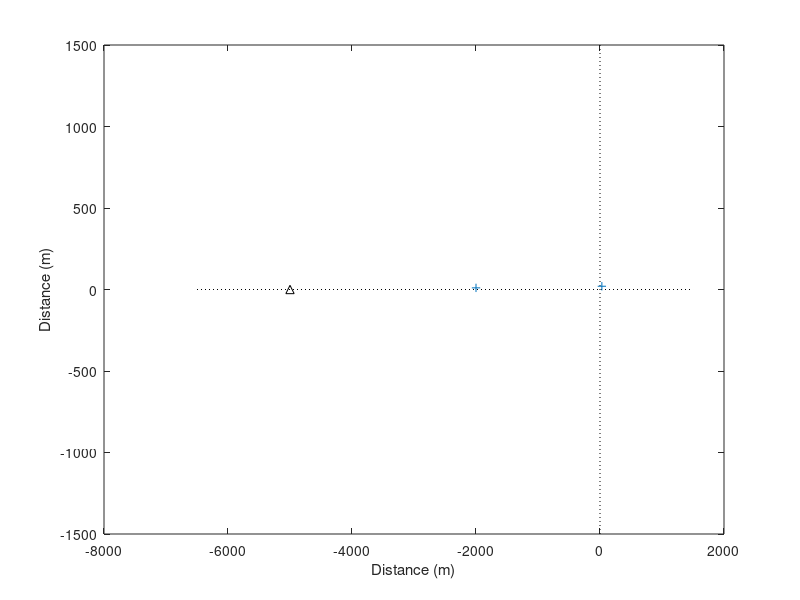
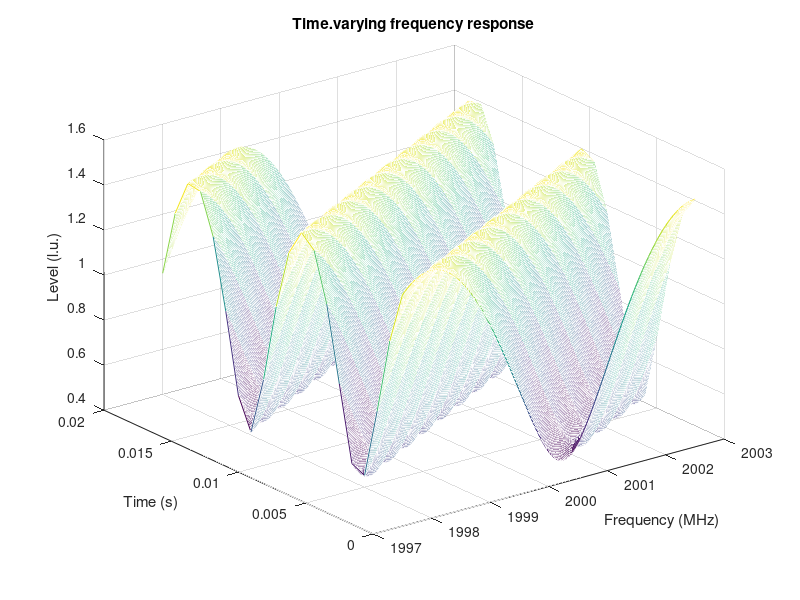
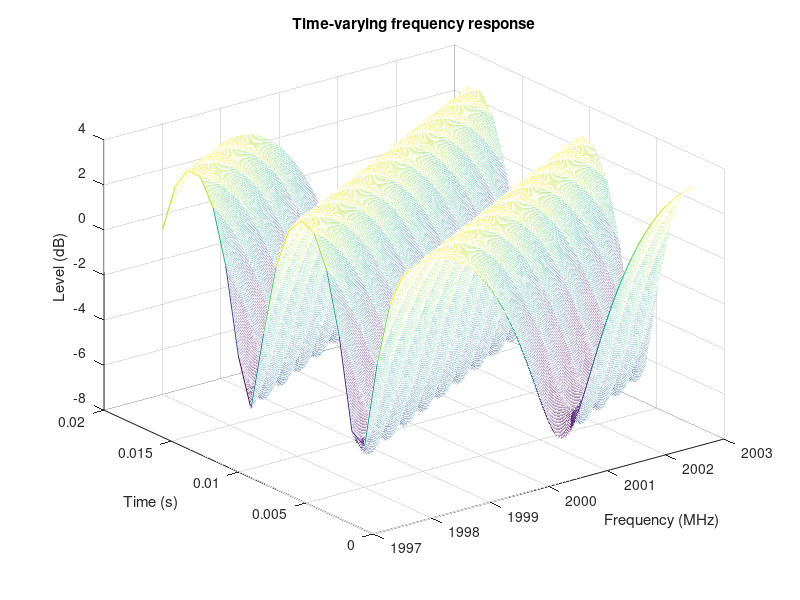
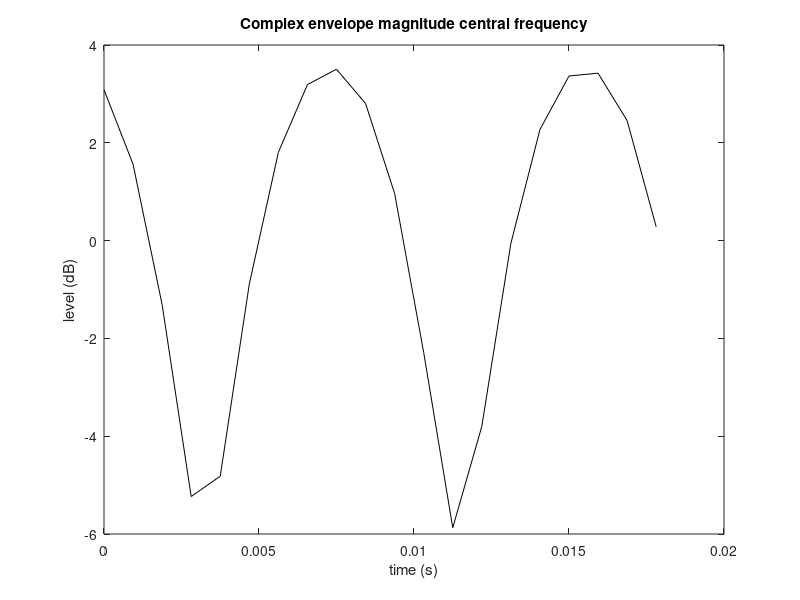

Write MATLAB code to recreate these figures, in order.
%
% project711  % short delay
%
% Initialize ============================================================
clear
close all
clc
warning off MATLAB:divideByZero
% basic inputs ==========================================================

fc=2000;         % MHz  Carrier frequency
F=16;            % sampling rate: fraction of wave length
V=10;            %  m/s MS1 speed 
NFFT=1024;       % Number of points in FFT
Nsamples=20;    % Number of time/route samples 

% =======================================================================
% Frequency inputs

step_f=0.01;                % Freq axis step MHz
faxis=[1997.5:step_f:2002.5];    % Freq axis in  MHz

% geometry inputs ========================================================

dBS=5000;     
angleBS=180;
BSx=dBS*cosd(angleBS) % location of transmitter (BS) x-coordinate
BSy=dBS*sind(angleBS)  % location of transmitter (BS) y-coordinate

% Plot BS =========================================

fig=figure;
plot(BSx,BSy,'k^'), hold on

% indirect parameters ===================================================

lambdac=300/fc;    % m wavelength
Dx=lambdac/F;      % m sampling spacing 
ts=Dx/V;           % s time sampling interval
fs=1/ts;           % Hz sampling frequency
kc=2*pi/lambdac;   % propagation constant
fm=V/lambdac       % max Doppler shift
cc=3e8;            % speed of light
timeaxis=ts.*[0:Nsamples-1];

% ========================================================================
% Plot MS
MS0=-V*timeaxis(end)/2;   % initial location of receiver (MS) x-coordinate

MSx=MS0+V.*timeaxis;    % MS route along x-axis
MSy=zeros(Nsamples,1);  % MS route along x-axis (y=0)
plot(MSx,MSy,'k','LineWidth',5)

MINx=min(min(BSx,MSx))-1500;
MAXx=max(max(BSx,MSx))+1500;
MINy=min(min(BSy,MSy))-1500;
MAXy=max(max(BSy,MSy))+1500;
% axis([MINx MAXx MINy MAXy])
plot([0 0],[MINy MAXy], 'k:')
plot([MINx MAXx],[0 0], 'k:')
xlabel('Distance (m)')
ylabel('Distance (m)')

% SCENARIO =======================================================

SCx=[-2000; 30];      % x-coordinate of scatterers
SCy=[10; 20];     % y-coordinate of scatterers
a=[1; 0.5];         % magnitude of echoes

NSC=length(SCx);
plot(SCx,SCy,'+');


% calculate distance matrix =============================================

distBSSC=sqrt((BSx-SCx).^2+(BSy-SCy).^2);

distBSSCext=repmat(distBSSC,1,Nsamples);

distSCMS=zeros(NSC,Nsamples);
for ii=1:Nsamples
    distSCMS(:,ii)=sqrt((SCx-MSx(ii)).^2+SCy.^2);
end

distBSSCMS=distBSSCext+distSCMS;

% ========================================================================
% frequency response for faxis 

FreqResp=zeros(Nsamples,length(faxis));

for k1=1:Nsamples               % scan route points
    for k2=1:length(faxis)      % scan frequencies
        for k3=1:NSC            % scan scatterers
            wl2=300/faxis(k2);
            FreqResp(k1,k2)=[FreqResp(k1,k2) + a(k3)*exp(-j*(2*pi/wl2)*distBSSCMS(k3,k1))];
        end
    end
end

figure;mesh(faxis,timeaxis,abs(FreqResp))
ylabel('Time (s)')
xlabel('Frequency (MHz)')
zlabel('Level (l.u.)')
title('Time.varying frequency response')

figure;mesh(faxis,timeaxis,20*log10(abs(FreqResp)))
ylabel('Time (s)')
xlabel('Frequency (MHz)')
zlabel('Level (dB)')
title('Time-varying frequency response')

figure;plot(timeaxis,20*log10(abs(FreqResp(:,1))),'k')
xlabel('time (s)')
ylabel('level (dB)')
title('Complex envelope magnitude central frequency')

figure;plot(faxis,20*log10(abs(FreqResp(1,:))),'k')
xlabel('frequency (MHz)')
ylabel('level (dB)')
title('Frequency response for first route point')

figure;plot(faxis,angle(FreqResp(1,:)),'k')
xlabel('frequency (MHz)')
ylabel('phase (Rad)')
title('Frequency response for the first route point')

%=======================================================================
% Impulse response through IFFT

ImpResp=zeros(Nsamples,length(faxis));
for k4=1:Nsamples
    ImpResp(k4,:)=ifft(FreqResp(k4,:));
end
taumax=1/(step_f.*1e6);
step_tau=taumax/(length(faxis));               % <-----------*****
tauaxis=[0:length(faxis)-1].*step_tau;

figure;mesh(tauaxis,MSx,abs(ImpResp))
xlabel('delay (s)')
ylabel('route point (m)')
zlabel('level (l.u.)')
title('Impulse response variable with time')

figure;plot(tauaxis,abs(ImpResp(1,:)),'k')
xlabel('delay (s)')
ylabel('level (l.u.)')
title('Impulse response for the first route point')

%=======================================================================
taumax
step_tau
distBSSCMS(:,1)/cc
